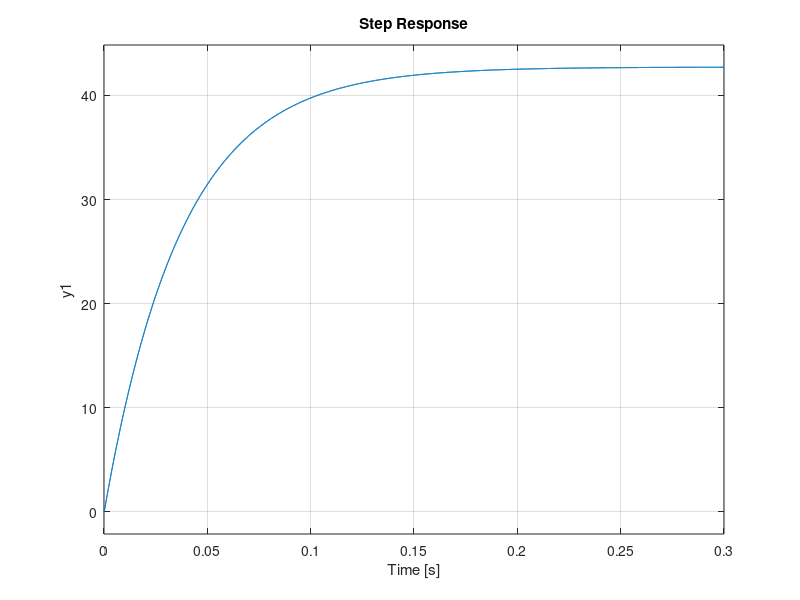

This chart was generated by the following MATLAB code:
Ra = 2.32;
La = 0.238*10^-3;
Jm = 10.8*10^-7;
Bm = 0.0;
Kt = 2.85*10^-3;
Ke = 1/(408*0.10472);

A = [-Ra/La -Ke/La; Kt/Jm -Bm/Jm]
B = [1/La; 0]
C = [0 1]
D = [0]

sys = ss(A,B,C,D)
step(sys)
hold

ts = [Kt];
ms = [La*Jm (Jm*Ra+ La*Bm) (Ke*Kt+ Ra*Bm)];

speed_sys = tf(ts, ms)
step(speed_sys)
hold

% current_ts = [Jm Bm];
% current_ms = [La*Jm (Jm*Ra+ La*Bm) (Ke*Kt+ Ra*Bm)];
% current_sys = tf(current_ts, current_ms);
% step(current_sys)
% hold
